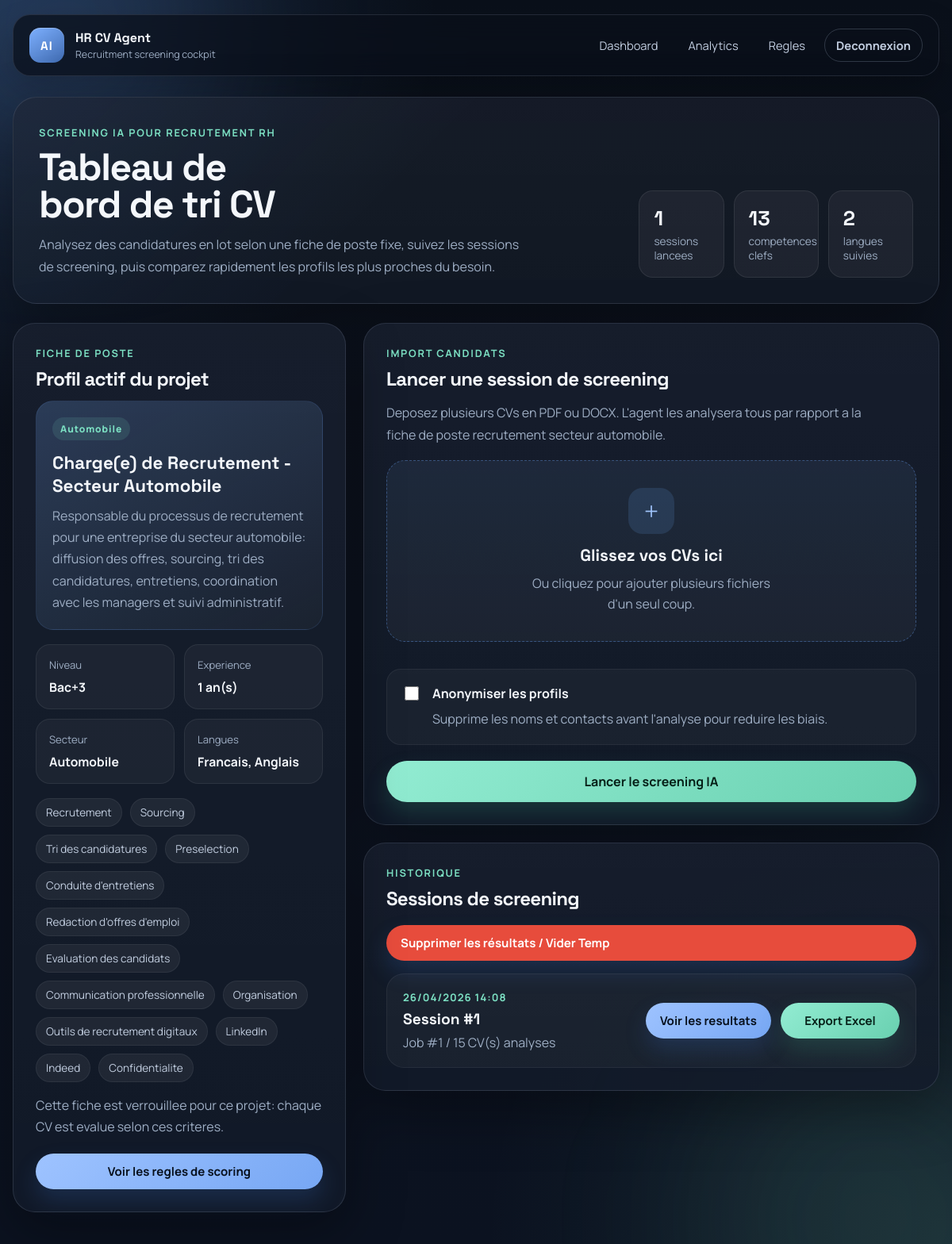
The page / (signed in) on the database its author committed.
### core/db/models.py (models this page shows)
class JobProfile(Base):
    __tablename__ = "job_profiles"
    id = Column(Integer, primary_key=True, index=True)
    title = Column(String, index=True)
    description = Column(Text)
    required_skills = Column(Text) # JSON string
    required_languages = Column(Text, default="[]") # JSON string
    education_level = Column(String) # e.g. "Bac+5"
    experience_years = Column(Integer)
    sector = Column(String)
    created_at = Column(DateTime, default=datetime.utcnow)
    sessions = relationship("ScreeningSession", back_populates="job_profile", cascade="all, delete-orphan")

class ScreeningSession(Base):
    __tablename__ = "screening_sessions"
    id = Column(Integer, primary_key=True, index=True)
    job_id = Column(Integer, ForeignKey("job_profiles.id"))
    timestamp = Column(DateTime, default=datetime.utcnow)
    job_profile = relationship("JobProfile", back_populates="sessions")
    candidates = relationship("Candidate", back_populates="session", cascade="all, delete-orphan")

### web/app.py (the view)
@app.route("/")
@login_required
def dashboard():
    db = SessionLocal()
    try:
        job = ensure_project_job_profile(db)
        sessions = db.query(models.ScreeningSession).order_by(models.ScreeningSession.timestamp.desc()).all()
        return render_template(
            "dashboard.html",
            job=job,
            sessions=sessions,
            job_skills=json.loads(job.required_skills or "[]"),
            job_languages=json.loads(job.required_languages or "[]"),
        )
    finally:
        db.close()

### web/app.py (called while the page is built)
def ensure_project_job_profile(db):
    return crud.upsert_singleton_job(
        db,
        title=PROJECT_JOB_PROFILE["title"],
        description=PROJECT_JOB_PROFILE["description"],
        skills=PROJECT_JOB_PROFILE["skills"],
        education_level=PROJECT_JOB_PROFILE["education_level"],
        experience_years=PROJECT_JOB_PROFILE["experience_years"],
        sector=PROJECT_JOB_PROFILE["sector"],
        languages=PROJECT_JOB_PROFILE["languages"],
    )

@login_manager.user_loader
def load_user(user_id):
    db = SessionLocal()
    user = db.query(models.User).filter(models.User.id == int(user_id)).first()
    db.close()
    if user:
        return UserAuth(user.id, user.username)
    return None

### web/templates/dashboard.html (shortened to what this page needs)
{% extends "layout.html" %}
{% block content %}
<section class="hero-panel">
    <div>
        <span class="eyebrow">Screening IA pour recrutement RH</span>
        <h1 class="hero-title">Tableau de bord de tri CV</h1>
        <p class="hero-copy">
            Analysez des candidatures en lot selon une fiche de poste fixe, suivez les sessions de screening,
            puis comparez rapidement les profils les plus proches du besoin.
        </p>
    </div>
    <div class="hero-metrics">
        <div class="metric-pill">
            <strong>{{ sessions|length }}</strong>
            <span>sessions lancees</span>
        </div>
        <div class="metric-pill">
            <strong>{{ job_skills|length }}</strong>
            <span>competences clefs</span>
        </div>
        <div class="metric-pill">
            <strong>{{ job_languages|length }}</strong>
            <span>langues suivies</span>
        </div>
    </div>
</section>
<div class="dashboard-shell">
    <aside class="dashboard-sidebar">
        <div class="card profile-card">
            <div class="section-head">
                <span class="section-kicker">Fiche de poste</span>
                <h2>Profil actif du projet</h2>
            </div>
            {% if job %}
            <div class="profile-spotlight">
                <div class="profile-badge">Automobile</div>
                <h3>{{ job.title }}</h3>
                <p>{{ job.description }}</p>
            </div>
            <div class="detail-grid">
                <div class="detail-chip">
                    <span>Niveau</span>
                    <strong>Bac+3</strong>
                </div>
                <div class="detail-chip">
                    <span>Experience</span>
                    <strong>{{ job.experience_years }} an(s)</strong>
                </div>
                <div class="detail-chip">
                    <span>Secteur</span>
                    <strong>{{ job.sector }}</strong>
                </div>
                <div class="detail-chip">
                    <span>Langues</span>
                    <strong>{{ job_languages|join(', ') }}</strong>
                </div>
            </div>
            <div class="tag-cloud">
                {% for skill in job_skills %}
                <span class="tag">{{ skill }}</span>
                {% endfor %}
            </div>
            <p class="support-note">
                Cette fiche est verrouillee pour ce projet: chaque CV est evalue selon ces criteres.
            </p>
            {% else %}
            <p>Aucune fiche de poste disponible.</p>
            {% endif %}
            <a href="{{ url_for('scoring_rules') }}" class="btn profile-link">Voir les regles de scoring</a>
        </div>
    </aside>
    <section class="dashboard-main">
        <div class="card upload-card">
            <div class="section-head">
                <span class="section-kicker">Import candidats</span>
                <h2>Lancer une session de screening</h2>
            </div>
            <p class="section-copy">
                Deposez plusieurs CVs en PDF ou DOCX. L'agent les analysera tous par rapport a la fiche de poste
                recrutement secteur automobile.
            </p>
            <form action="{{ url_for('screen_job') }}" method="POST" enctype="multipart/form-data" id="screenForm">
                <div class="cyber-dropzone" id="dropzone">
                    <div class="dropzone-icon">+</div>
                    <h4>Glissez vos CVs ici</h4>
                    <p>Ou cliquez pour ajouter plusieurs fichiers d'un seul coup.</p>
                </div>
                <label class="checkbox-panel">
                    <input type="checkbox" name="anonymize" value="true">
                    <span>
                        <strong>Anonymiser les profils</strong>
                        Supprime les noms et contacts avant l'analyse pour reduire les biais.
                    </span>
                </label>
                <button type="submit" class="btn btn-accent launch-btn">Lancer le screening IA</button>
            </form>
        </div>
        <div class="card sessions-card">
            <div class="section-head">
                <span class="section-kicker">Historique</span>
                <h2>Sessions de screening</h2>
                <a href="{{ url_for('clear_results') }}" class="btn btn-danger" style="margin-top: 10px; background: #e74c3c; color: white;" onclick="return confirm('Voulez-vous vraiment supprimer tous les résultats et vider les fichiers temporaires ?')">Supprimer les résultats / Vider Temp</a>
            </div>
            {% if sessions %}
            <div class="session-list">
                {% for session in sessions %}
                <article class="session-item">
                    <div class="session-meta">
                        <div class="session-date">{{ session.timestamp.strftime('%d/%m/%Y %H:%M') }}</div>
                        <h3>Session #{{ session.id }}</h3>
                        <p>Job #{{ session.job_id }} / {{ session.candidates|length }} CV(s) analyses</p>
                    </div>
                    <div class="session-actions">
                        <form action="{{ url_for('compare') }}" method="GET">
                            <button type="submit" class="btn session-btn">Voir les resultats</button>
                        </form>
                        <a href="{{ url_for('export_session', session_id=session.id) }}" class="btn btn-accent session-btn session-link">Export Excel</a>
                    </div>
                </article>
                {% endfor %}
            </div>
            {% else %}
            <div class="empty-state">
                <h3>Aucune session recente</h3>
                <p>Votre prochaine analyse apparaitra ici avec les liens de comparaison et d'export.</p>
            </div>
            {% endif %}
        </div>
    </section>
</div>
{% endblock %}

### web/templates/layout.html (shortened to what this page needs)
<!DOCTYPE html>
<html lang="fr">
<head>
    <link rel="stylesheet" href="{{ url_for('static', filename='css/styles.css') }}">
</head>
<body>
    <div class="page-glow glow-one"></div>
    <div class="page-glow glow-two"></div>
    <nav class="navbar">
        <a href="{{ url_for('dashboard') }}" class="brand-block">
            <span class="brand-mark">AI</span>
            <div class="brand-copy">
                <strong>HR CV Agent</strong>
                <span>Recruitment screening cockpit</span>
            </div>
        </a>
        <div class="nav-links">
            {% if current_user.is_authenticated %}
            <a href="{{ url_for('dashboard') }}">Dashboard</a>
            <a href="{{ url_for('analytics') }}">Analytics</a>
            <a href="{{ url_for('scoring_rules') }}">Regles</a>
            <a href="{{ url_for('logout') }}" class="btn btn-ghost">Deconnexion</a>
            {% endif %}
        </div>
    </nav>
    <main class="container">
        {% block content %}{% endblock %}
    </main>
</body>
</html>

### rows shown on the page
JobProfile: title "Charge(e) de Recrutement - Secteur Automobile", description "Responsable du processus de recrutement pour une entreprise du secteur automobile: diffusion des offres, sourcing, tri des candidatures, entretiens, coordination avec les managers et suivi administratif.", experience_years "1", sector "Automobile"
ScreeningSession: timestamp "26/04/2026 14:08", id "1", job_id "1", candidates|length "15"

### other values the page prints
{{ sessions|length }} "1"
{{ job_skills|length }} "13"
{{ job_languages|length }} "2"
{{ job_languages|join(', ') }} "Francais, Anglais"
{{ skill }} "Recrutement" "Sourcing" "Tri des candidatures" "Preselection" "Conduite d'entretiens" "Redaction d'offres d'emploi" "Evaluation des candidats" "Communication professionnelle" "Organisation" "Outils de recrutement digitaux" "LinkedIn" "Indeed" "Confidentialite"
